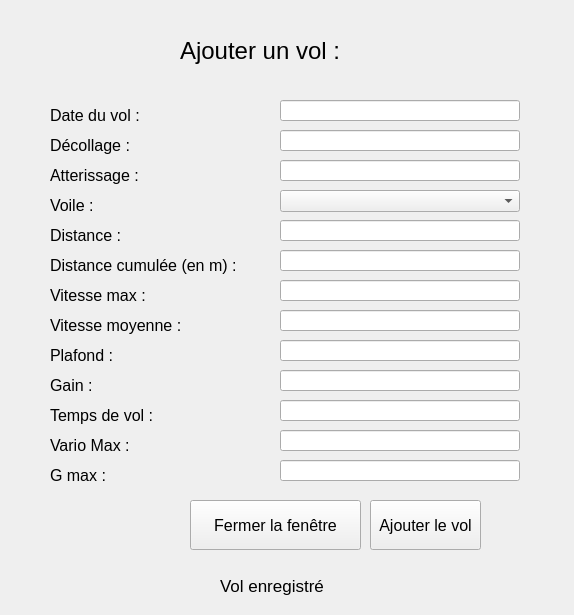
<?xml version="1.0" encoding="UTF-8"?>
<ui version="4.0">
 <class>Ajouter_vol</class>
 <widget class="QWidget" name="Ajouter_vol">
  <property name="geometry">
   <rect>
    <x>0</x>
    <y>0</y>
    <width>574</width>
    <height>615</height>
   </rect>
  </property>
  <property name="windowTitle">
   <string>Ajouter un vol</string>
  </property>
  <widget class="QLabel" name="lb_date">
   <property name="geometry">
    <rect>
     <x>50</x>
     <y>100</y>
     <width>100</width>
     <height>30</height>
    </rect>
   </property>
   <property name="font">
    <font>
     <pointsize>12</pointsize>
    </font>
   </property>
   <property name="text">
    <string>Date du vol :</string>
   </property>
  </widget>
  <widget class="QLabel" name="lb_voile">
   <property name="geometry">
    <rect>
     <x>50</x>
     <y>190</y>
     <width>100</width>
     <height>30</height>
    </rect>
   </property>
   <property name="font">
    <font>
     <pointsize>12</pointsize>
    </font>
   </property>
   <property name="text">
    <string>Voile :</string>
   </property>
  </widget>
  <widget class="QLabel" name="lb_decollage">
   <property name="geometry">
    <rect>
     <x>50</x>
     <y>130</y>
     <width>100</width>
     <height>30</height>
    </rect>
   </property>
   <property name="font">
    <font>
     <pointsize>12</pointsize>
    </font>
   </property>
   <property name="text">
    <string>Décollage :</string>
   </property>
  </widget>
  <widget class="QLabel" name="lb_distance_cumulee">
   <property name="geometry">
    <rect>
     <x>50</x>
     <y>250</y>
     <width>200</width>
     <height>30</height>
    </rect>
   </property>
   <property name="font">
    <font>
     <pointsize>12</pointsize>
    </font>
   </property>
   <property name="text">
    <string>Distance cumulée (en m) :</string>
   </property>
  </widget>
  <widget class="QLabel" name="lb_distance">
   <property name="geometry">
    <rect>
     <x>50</x>
     <y>220</y>
     <width>100</width>
     <height>30</height>
    </rect>
   </property>
   <property name="font">
    <font>
     <pointsize>12</pointsize>
    </font>
   </property>
   <property name="text">
    <string>Distance :</string>
   </property>
  </widget>
  <widget class="QLabel" name="lb_plafond">
   <property name="geometry">
    <rect>
     <x>50</x>
     <y>340</y>
     <width>100</width>
     <height>30</height>
    </rect>
   </property>
   <property name="font">
    <font>
     <pointsize>12</pointsize>
    </font>
   </property>
   <property name="text">
    <string>Plafond :</string>
   </property>
  </widget>
  <widget class="QLabel" name="lb_vitesse_moyenne">
   <property name="geometry">
    <rect>
     <x>50</x>
     <y>310</y>
     <width>141</width>
     <height>30</height>
    </rect>
   </property>
   <property name="font">
    <font>
     <pointsize>12</pointsize>
    </font>
   </property>
   <property name="text">
    <string>Vitesse moyenne :</string>
   </property>
  </widget>
  <widget class="QLabel" name="lb_vitesse_max">
   <property name="geometry">
    <rect>
     <x>50</x>
     <y>280</y>
     <width>100</width>
     <height>30</height>
    </rect>
   </property>
   <property name="font">
    <font>
     <pointsize>12</pointsize>
    </font>
   </property>
   <property name="text">
    <string>Vitesse max :</string>
   </property>
  </widget>
  <widget class="QLabel" name="lb_vario_max">
   <property name="geometry">
    <rect>
     <x>50</x>
     <y>430</y>
     <width>100</width>
     <height>30</height>
    </rect>
   </property>
   <property name="font">
    <font>
     <pointsize>12</pointsize>
    </font>
   </property>
   <property name="text">
    <string>Vario Max :</string>
   </property>
  </widget>
  <widget class="QLabel" name="lb_temps_vol">
   <property name="geometry">
    <rect>
     <x>50</x>
     <y>400</y>
     <width>121</width>
     <height>30</height>
    </rect>
   </property>
   <property name="font">
    <font>
     <pointsize>12</pointsize>
    </font>
   </property>
   <property name="text">
    <string>Temps de vol :</string>
   </property>
  </widget>
  <widget class="QLabel" name="lb_gain">
   <property name="geometry">
    <rect>
     <x>50</x>
     <y>370</y>
     <width>100</width>
     <height>30</height>
    </rect>
   </property>
   <property name="font">
    <font>
     <pointsize>12</pointsize>
    </font>
   </property>
   <property name="text">
    <string>Gain :</string>
   </property>
  </widget>
  <widget class="QLabel" name="lb_atterissage">
   <property name="geometry">
    <rect>
     <x>50</x>
     <y>160</y>
     <width>100</width>
     <height>30</height>
    </rect>
   </property>
   <property name="font">
    <font>
     <pointsize>12</pointsize>
    </font>
   </property>
   <property name="text">
    <string>Atterissage :</string>
   </property>
  </widget>
  <widget class="QLabel" name="lb_g_max">
   <property name="geometry">
    <rect>
     <x>50</x>
     <y>460</y>
     <width>100</width>
     <height>30</height>
    </rect>
   </property>
   <property name="font">
    <font>
     <pointsize>12</pointsize>
    </font>
   </property>
   <property name="text">
    <string>G max :</string>
   </property>
  </widget>
  <widget class="QLineEdit" name="le_date">
   <property name="geometry">
    <rect>
     <x>280</x>
     <y>100</y>
     <width>240</width>
     <height>21</height>
    </rect>
   </property>
  </widget>
  <widget class="QLineEdit" name="le_decollage">
   <property name="geometry">
    <rect>
     <x>280</x>
     <y>130</y>
     <width>240</width>
     <height>21</height>
    </rect>
   </property>
  </widget>
  <widget class="QLineEdit" name="le_atterissage">
   <property name="geometry">
    <rect>
     <x>280</x>
     <y>160</y>
     <width>240</width>
     <height>21</height>
    </rect>
   </property>
  </widget>
  <widget class="QLineEdit" name="le_distance">
   <property name="geometry">
    <rect>
     <x>280</x>
     <y>220</y>
     <width>240</width>
     <height>21</height>
    </rect>
   </property>
  </widget>
  <widget class="QLineEdit" name="le_distance_cumulee">
   <property name="geometry">
    <rect>
     <x>280</x>
     <y>250</y>
     <width>240</width>
     <height>21</height>
    </rect>
   </property>
  </widget>
  <widget class="QLineEdit" name="le_vitesse_max">
   <property name="geometry">
    <rect>
     <x>280</x>
     <y>280</y>
     <width>240</width>
     <height>21</height>
    </rect>
   </property>
  </widget>
  <widget class="QLineEdit" name="le_vitesse_moyenne">
   <property name="geometry">
    <rect>
     <x>280</x>
     <y>310</y>
     <width>240</width>
     <height>21</height>
    </rect>
   </property>
  </widget>
  <widget class="QLineEdit" name="le_plafond">
   <property name="geometry">
    <rect>
     <x>280</x>
     <y>340</y>
     <width>240</width>
     <height>21</height>
    </rect>
   </property>
  </widget>
  <widget class="QLineEdit" name="le_gain">
   <property name="geometry">
    <rect>
     <x>280</x>
     <y>370</y>
     <width>240</width>
     <height>21</height>
    </rect>
   </property>
  </widget>
  <widget class="QLineEdit" name="le_temps_vol">
   <property name="geometry">
    <rect>
     <x>280</x>
     <y>400</y>
     <width>240</width>
     <height>21</height>
    </rect>
   </property>
  </widget>
  <widget class="QLineEdit" name="le_vario_max">
   <property name="geometry">
    <rect>
     <x>280</x>
     <y>430</y>
     <width>240</width>
     <height>21</height>
    </rect>
   </property>
  </widget>
  <widget class="QLineEdit" name="le_g_max">
   <property name="geometry">
    <rect>
     <x>280</x>
     <y>460</y>
     <width>240</width>
     <height>21</height>
    </rect>
   </property>
  </widget>
  <widget class="QLabel" name="lb_ajouter_vol">
   <property name="geometry">
    <rect>
     <x>180</x>
     <y>20</y>
     <width>231</width>
     <height>61</height>
    </rect>
   </property>
   <property name="font">
    <font>
     <pointsize>18</pointsize>
    </font>
   </property>
   <property name="text">
    <string>Ajouter un vol :</string>
   </property>
  </widget>
  <widget class="QPushButton" name="pb_ajouter_vol">
   <property name="geometry">
    <rect>
     <x>370</x>
     <y>500</y>
     <width>111</width>
     <height>50</height>
    </rect>
   </property>
   <property name="font">
    <font>
     <pointsize>12</pointsize>
    </font>
   </property>
   <property name="text">
    <string>Ajouter le vol</string>
   </property>
  </widget>
  <widget class="QPushButton" name="pb_fermer_ajouter_vol">
   <property name="geometry">
    <rect>
     <x>190</x>
     <y>500</y>
     <width>171</width>
     <height>50</height>
    </rect>
   </property>
   <property name="font">
    <font>
     <pointsize>12</pointsize>
    </font>
   </property>
   <property name="text">
    <string>Fermer la fenêtre</string>
   </property>
  </widget>
  <widget class="QLabel" name="lb_Vol_enregistre">
   <property name="geometry">
    <rect>
     <x>220</x>
     <y>570</y>
     <width>191</width>
     <height>31</height>
    </rect>
   </property>
   <property name="font">
    <font>
     <pointsize>13</pointsize>
    </font>
   </property>
   <property name="text">
    <string>Vol enregistré</string>
   </property>
  </widget>
  <widget class="QComboBox" name="comboBox">
   <property name="geometry">
    <rect>
     <x>280</x>
     <y>190</y>
     <width>240</width>
     <height>22</height>
    </rect>
   </property>
  </widget>
 </widget>
 <resources/>
 <connections/>
</ui>
